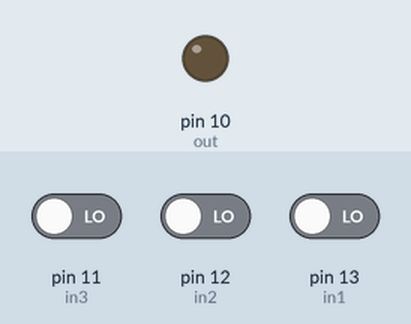
Bench run of a sketch on a simulated Arduino Uno, built with avr-gcc and run on an emulated ATmega328P. On the bench: output pins drawn as LEDs (lit = HIGH). Inputs (shaded band) come from the test bench; at power-on: pin 11 (in3) LOW, pin 12 (in2) LOW, pin 13 (in1) LOW.

Above: at 1.2 s.
1.3 s: pin 11 (in3) driven HIGH and pin 12 (in2) driven HIGH and pin 13 (in1) driven HIGH
At 2.3 s:
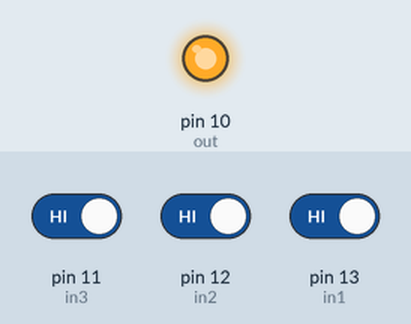
2.8 s: pin 11 (in3) driven LOW
At 3.5 s:
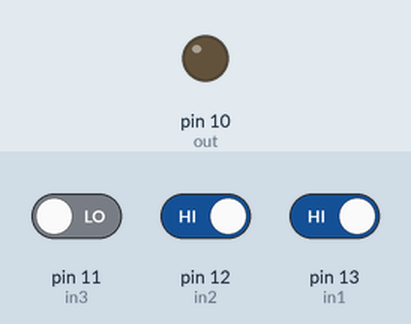
4.3 s: pin 11 (in3) driven HIGH
At 4.6 s:
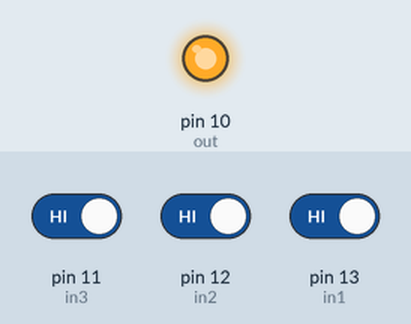
Timing chart, 0 to 7.3 s (numbered marks = the images above; inputs shaded):
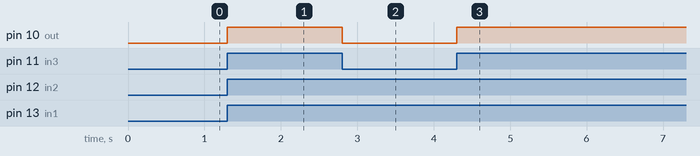

The sketch:

andgate.ino
```cpp
const int out = 10;
const int in1 = 13;
const int in2 = 12;
const int in3 = 11;
int in1State = 0;
int in2State = 0;
int in3State = 0;

void setup() {
  pinMode(out,OUTPUT);
  pinMode(in1,INPUT);
  pinMode(in2,INPUT);
  pinMode(in3,INPUT);
}

void loop() {
  in1State = digitalRead(in1);
  in2State = digitalRead(in2);
  in3State = digitalRead(in3);

  if(in1State == HIGH &&(in2State == HIGH &&(in3State == HIGH))){
    digitalWrite(out,HIGH);
    }
  else{
    digitalWrite(out,LOW);
    }
}
```

Measured:
- after the input at 1.3 s, pin 10 (out): LOW → HIGH at once
- after the input at 2.8 s, pin 10 (out): HIGH → LOW at once
- after the input at 4.3 s, pin 10 (out): LOW → HIGH at once
